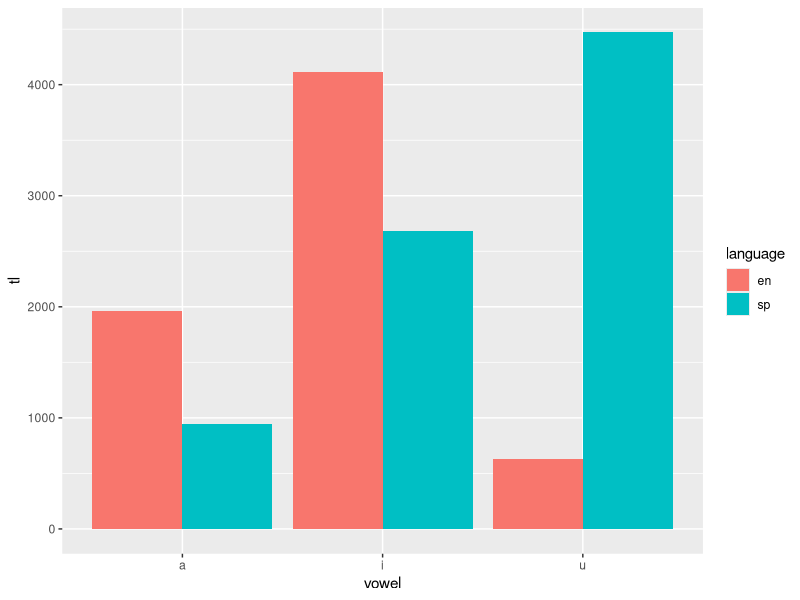
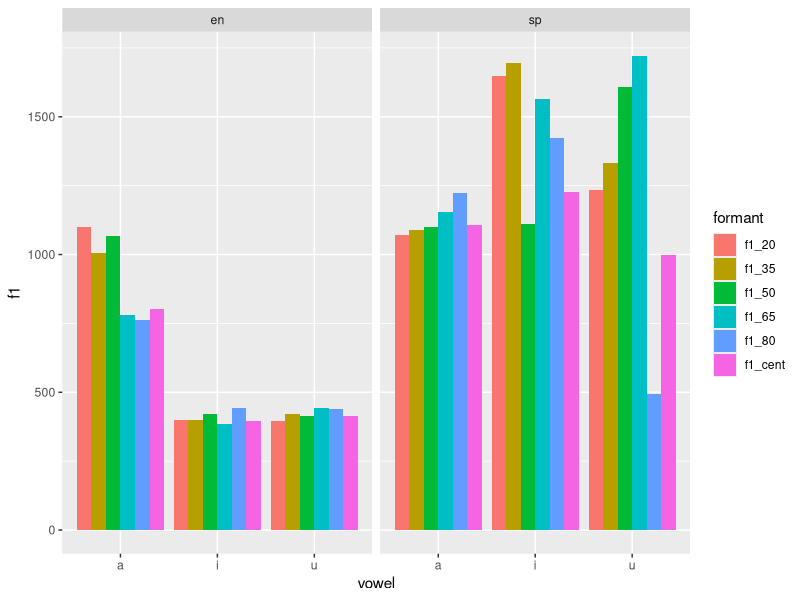
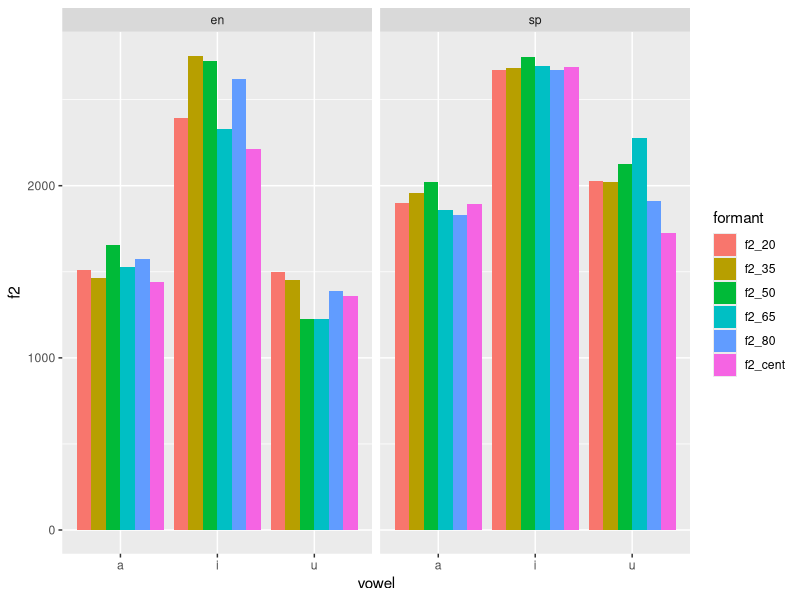

Write the R code that produced these figures, in order.
## ---- chunk 1
library(tidyverse)
df1 = read_csv("data/vowel_data.csv")

## ---- chunk 2

df1 %>%
    summarise(media_f1 = mean(f1_cent), sd_f1 = sd(f1_cent), media_f2 = mean(f2_cent), sd_f2 = sd(f2_cent),  meadia_tl = mean(tl), sd_tl = sd(tl)) 


## ---- chunk 3

  ggplot(df1, aes(fill= language, y=tl, x=vowel)) + 
  geom_bar(position="dodge", stat="identity")
  
## ---- chunk 4
df1 %>% 
  select(vowel, language, f1_cent, f1_20, f1_35, f1_50, f1_65, f1_80 ) %>% 
  gather("formant", "f1" , - vowel, - language) %>% 
  ggplot(aes(fill= formant, y=f1, x=vowel)) + 
    geom_bar(position="dodge", stat="identity") +
    facet_grid(. ~ language)

## ---- chunk 5
df1 %>% 
  select(vowel, language, f2_cent, f2_20, f2_35, f2_50, f2_65, f2_80 ) %>% 
  gather("formant", "f2" , - vowel, - language) %>% 
  ggplot(aes(fill= formant, y=f2, x=vowel)) + 
    geom_bar(position="dodge", stat="identity") +
    facet_grid(. ~ language)
